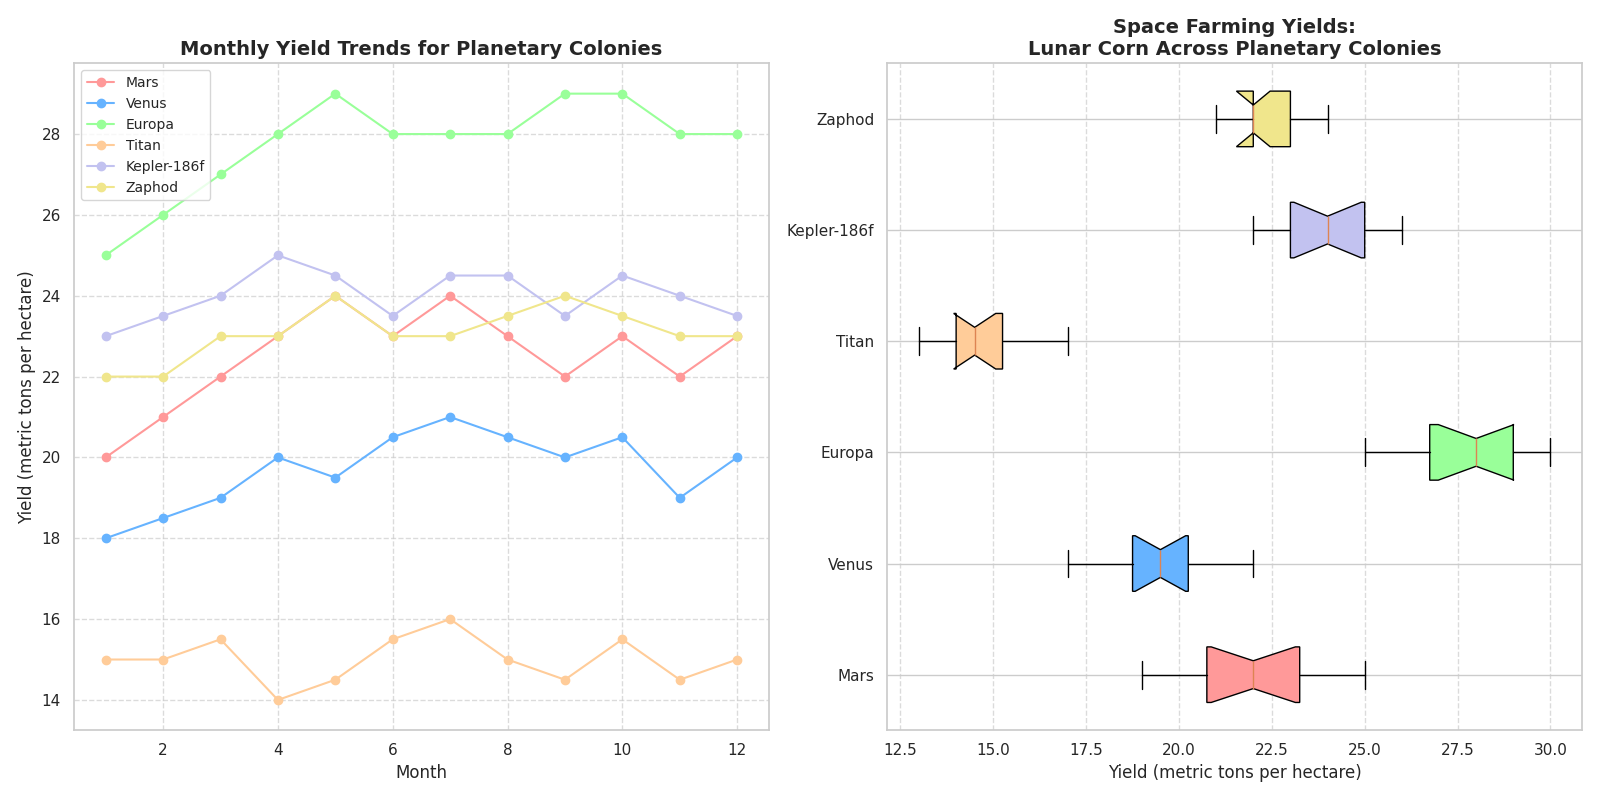

Write Python code to recreate this figure.
import matplotlib.pyplot as plt
import numpy as np

mars_yields = [20, 23, 21, 19, 25, 22, 24, 23, 20, 22, 21, 24]
venus_yields = [18, 19, 17, 20, 19, 21, 22, 20, 19, 21, 18, 20]
europa_yields = [25, 28, 26, 30, 29, 27, 26, 28, 30, 27, 28, 29]
titan_yields = [15, 14, 16, 13, 14, 15, 17, 13, 14, 16, 15, 14]
kepler_yields = [23, 24, 25, 26, 23, 22, 24, 25, 23, 25, 24, 23]
zaphod_yields = [22, 21, 23, 22, 24, 22, 21, 23, 24, 23, 22, 22]

months = np.arange(1, 13)
mars_trend = np.array([20, 21, 22, 23, 24, 23, 24, 23, 22, 23, 22, 23])
venus_trend = np.array([18, 18.5, 19, 20, 19.5, 20.5, 21, 20.5, 20, 20.5, 19, 20])
europa_trend = np.array([25, 26, 27, 28, 29, 28, 28, 28, 29, 29, 28, 28])
titan_trend = np.array([15, 15, 15.5, 14, 14.5, 15.5, 16, 15, 14.5, 15.5, 14.5, 15])
kepler_trend = np.array([23, 23.5, 24, 25, 24.5, 23.5, 24.5, 24.5, 23.5, 24.5, 24, 23.5])
zaphod_trend = np.array([22, 22, 23, 23, 24, 23, 23, 23.5, 24, 23.5, 23, 23])

fig, axes = plt.subplots(1, 2, figsize=(16, 8))

# Place the line plot on the left (axes[0])
axes[0].plot(months, mars_trend, label='Mars', color='#FF9999', marker='o')
axes[0].plot(months, venus_trend, label='Venus', color='#66B3FF', marker='o')
axes[0].plot(months, europa_trend, label='Europa', color='#99FF99', marker='o')
axes[0].plot(months, titan_trend, label='Titan', color='#FFCC99', marker='o')
axes[0].plot(months, kepler_trend, label='Kepler-186f', color='#C2C2F0', marker='o')
axes[0].plot(months, zaphod_trend, label='Zaphod', color='#F0E68C', marker='o')
axes[0].set_title("Monthly Yield Trends for Planetary Colonies", fontsize=14, fontweight='bold')
axes[0].set_xlabel("Month")
axes[0].set_ylabel("Yield (metric tons per hectare)")
axes[0].legend(loc='upper left', fontsize=10)
axes[0].grid(True, linestyle='--', alpha=0.7)

# Place the box plot on the right (axes[1])
all_yields = [mars_yields, venus_yields, europa_yields, titan_yields, kepler_yields, zaphod_yields]
colony_names = ['Mars', 'Venus', 'Europa', 'Titan', 'Kepler-186f', 'Zaphod']
box = axes[1].boxplot(all_yields, vert=False, patch_artist=True, labels=colony_names, notch=True, whis=1.5)
colors = ['#FF9999', '#66B3FF', '#99FF99', '#FFCC99', '#C2C2F0', '#F0E68C']
for patch, color in zip(box['boxes'], colors):
    patch.set_facecolor(color)
axes[1].set_title("Space Farming Yields:\nLunar Corn Across Planetary Colonies", fontsize=14, fontweight='bold')
axes[1].set_xlabel("Yield (metric tons per hectare)")
axes[1].grid(axis='x', linestyle='--', alpha=0.7)

plt.tight_layout()
plt.show()
